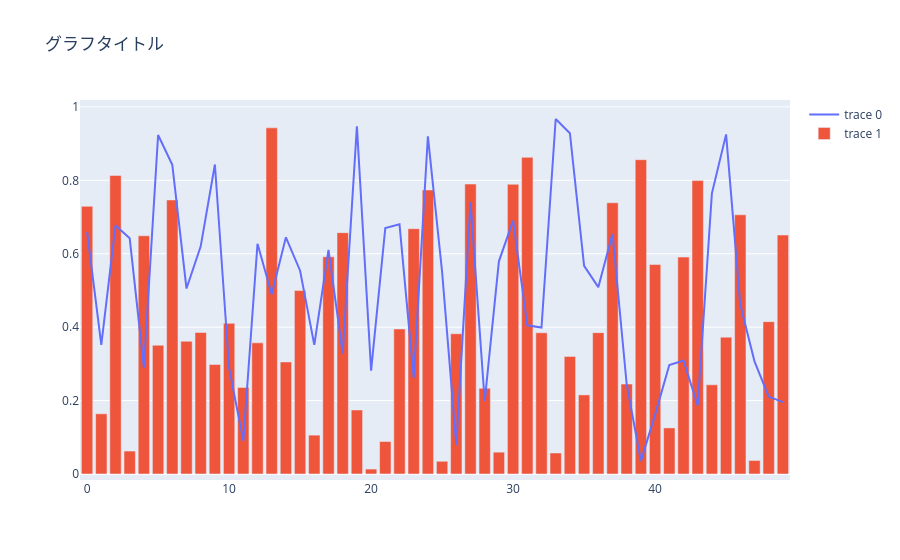

Notebook source saved alongside this figure:
### Code cell
# FigureにTraceを追加
figure.add_trace(bar_trace) # 棒グラフを追加

figure
